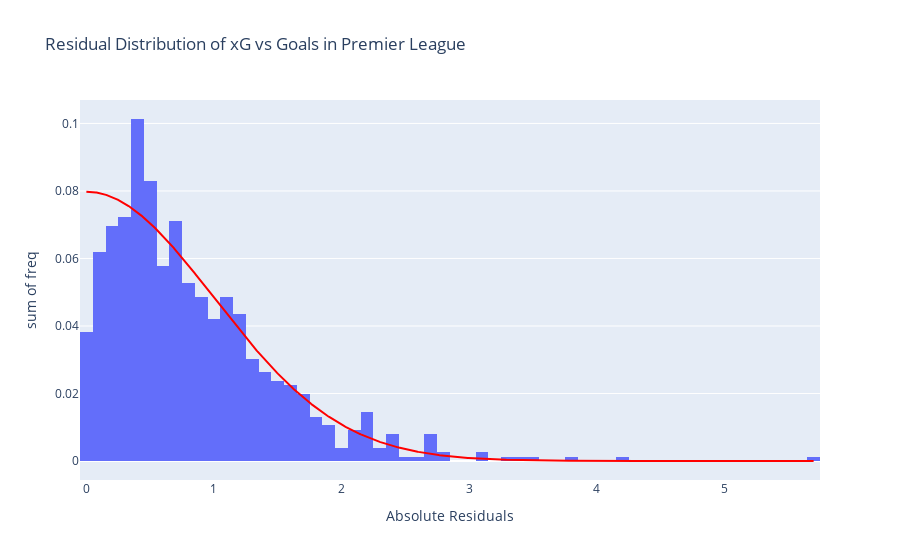

The notebook cell saved with this chart:
### Code cell
fig = px.histogram(df_counts_res, x='Absolute Residuals', y='freq', nbins=106, 
                  title='Residual Distribution of xG vs Goals in Premier League',
                  labels={
                      'sum of freq': 'Relative Frequency'
                  })

mean = 0
std_dev = 1
x_values = np.linspace(min(df_counts_res['Absolute Residuals']), max(df_counts_res['Absolute Residuals']), 1000)
y_values = (1 / (std_dev * np.sqrt(2 * np.pi))) * np.exp(-0.5 * ((x_values - mean) / std_dev) ** 2) / 5

fig.add_trace(px.line(x=x_values, y=y_values, color_discrete_sequence=['red']).data[0])

fig.show()

### Figure 1 — Plotly figure (JSON) as saved in the notebook; plotly's stock layout.template omitted (floating-point values rounded to 4 significant figures; data arrays with more than 128 entries replaced by an {"elided": "..."} marker saying what was removed)
{"data": [{"alignmentgroup": "True", "bingroup": "x", "histfunc": "sum", "hovertemplate": "Absolute Residuals=%{x}<br>sum of freq=%{y}<extra></extra>", "legendgroup": "", "marker": {"color": "#636efa", "pattern": {"shape": ""}}, "name": "", "nbinsx": 106, "offsetgroup": "", "orientation": "v", "showlegend": false, "type": "histogram", "x": [0, 0.1, 0.1, 0.1, 0.2, 0.2, 0.2, 0.3, 0.3, 0.3, 0.4, 0.4, 0.5, 0.6, 0.6, 0.7, 0.7, 0.8, 0.8, 0.9, 0.9, 1, 1.1, 1.2, 1.2, 1.3, 1.3, 1.4, 1.4, 1.5, 1.6, 1.7, 1.7, 1.8, 1.8, 1.9, 2, 2.1, 2.2, 2.3, 2.4, 2.5, 2.6, 2.7, 2.8, 3.1, 3.3, 3.4, 3.5, 3.8, 4.2, 5.7], "xaxis": "x", "y": [0.03816, 0.02237, 0.005263, 0.03421, 0.04737, 0.01053, 0.01184, 0.01053, 0.01579, 0.04605, 0.05263, 0.04868, 0.08289, 0.01842, 0.03947, 0.06053, 0.01053, 0.007895, 0.04474, 0.02895, 0.01974, 0.04211, 0.04868, 0.03158, 0.01184, 0.009211, 0.02105, 0.025, 0.001316, 0.02368, 0.02237, 0.01447, 0.005263, 0.006579, 0.006579, 0.01053, 0.003947, 0.009211, 0.01447, 0.003947, 0.007895, 0.001316, 0.001316, 0.007895, 0.002632, 0.002632, 0.001316, 0.001316, 0.001316, 0.001316, 0.001316, 0.001316], "yaxis": "y"}, {"hovertemplate": "x=%{x}<br>y=%{y}<extra></extra>", "legendgroup": "", "line": {"color": "red", "dash": "solid"}, "marker": {"symbol": "circle"}, "mode": "lines", "name": "", "orientation": "v", "showlegend": false, "type": "scatter", "x": {"elided": "1000 float values"}, "xaxis": "x", "y": {"elided": "1000 float values"}, "yaxis": "y"}], "layout": {"barmode": "relative", "legend": {"tracegroupgap": 0}, "title": {"text": "Residual Distribution of xG vs Goals in Premier League"}, "xaxis": {"anchor": "y", "domain": [0, 1], "title": {"text": "Absolute Residuals"}}, "yaxis": {"anchor": "x", "domain": [0, 1], "title": {"text": "sum of freq"}}}}
